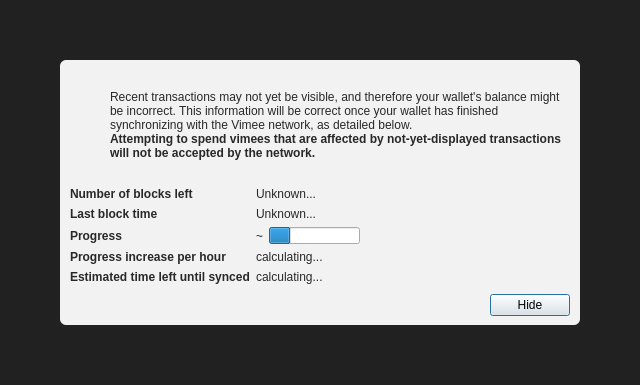
<?xml version="1.0" encoding="UTF-8"?>
<ui version="4.0">
 <class>ModalOverlay</class>
 <widget class="ModalOverlay" name="ModalOverlay">
  <property name="geometry">
   <rect>
    <x>0</x>
    <y>0</y>
    <width>640</width>
    <height>385</height>
   </rect>
  </property>
  <property name="windowTitle">
   <string>Form</string>
  </property>
  <layout class="QVBoxLayout" name="verticalLayout" stretch="0">
   <property name="sizeConstraint">
    <enum>QLayout::SetDefaultConstraint</enum>
   </property>
   <property name="leftMargin">
    <number>0</number>
   </property>
   <property name="topMargin">
    <number>0</number>
   </property>
   <property name="rightMargin">
    <number>0</number>
   </property>
   <property name="bottomMargin">
    <number>0</number>
   </property>
   <item>
    <widget class="QWidget" name="bgWidget" native="true">
     <property name="styleSheet">
      <string notr="true">#bgWidget { background: rgba(0,0,0,220); }</string>
     </property>
     <layout class="QVBoxLayout" name="verticalLayoutMain" stretch="1">
      <property name="leftMargin">
       <number>60</number>
      </property>
      <property name="topMargin">
       <number>60</number>
      </property>
      <property name="rightMargin">
       <number>60</number>
      </property>
      <property name="bottomMargin">
       <number>60</number>
      </property>
      <item>
       <widget class="QWidget" name="contentWidget" native="true">
        <property name="styleSheet">
         <string notr="true">#contentWidget { background: rgba(255,255,255,240); border-radius: 6px; }

QLabel { color: rgb(40,40,40);  }</string>
        </property>
        <layout class="QVBoxLayout" name="verticalLayoutSub" stretch="1,0,0,0">
         <property name="spacing">
          <number>0</number>
         </property>
         <property name="leftMargin">
          <number>10</number>
         </property>
         <property name="topMargin">
          <number>10</number>
         </property>
         <property name="rightMargin">
          <number>10</number>
         </property>
         <property name="bottomMargin">
          <number>10</number>
         </property>
         <item>
          <layout class="QHBoxLayout" name="horizontalLayoutIconText" stretch="0,1">
           <property name="topMargin">
            <number>20</number>
           </property>
           <item>
            <layout class="QVBoxLayout" name="verticalLayoutIcon">
             <property name="leftMargin">
              <number>0</number>
             </property>
             <item>
              <widget class="QPushButton" name="warningIcon">
               <property name="enabled">
                <bool>false</bool>
               </property>
               <property name="text">
                <string/>
               </property>
               <property name="icon">
                <iconset>
                 <normaloff>:/icons/warning</normaloff>
                 <disabledoff>:/icons/warning</disabledoff>:/icons/warning</iconset>
               </property>
               <property name="iconSize">
                <size>
                 <width>48</width>
                 <height>48</height>
                </size>
               </property>
               <property name="flat">
                <bool>true</bool>
               </property>
              </widget>
             </item>
             <item>
              <spacer name="verticalSpacerWarningIcon">
               <property name="orientation">
                <enum>Qt::Vertical</enum>
               </property>
               <property name="sizeHint" stdset="0">
                <size>
                 <width>20</width>
                 <height>40</height>
                </size>
               </property>
              </spacer>
             </item>
            </layout>
           </item>
           <item>
            <layout class="QVBoxLayout" name="verticalLayoutInfoText">
             <property name="leftMargin">
              <number>0</number>
             </property>
             <property name="topMargin">
              <number>0</number>
             </property>
             <item>
              <widget class="QLabel" name="infoText">
               <property name="text">
                <string>Recent transactions may not yet be visible, and therefore your wallet's balance might be incorrect. This information will be correct once your wallet has finished synchronizing with the Vimee network, as detailed below.</string>
               </property>
               <property name="textFormat">
                <enum>Qt::RichText</enum>
               </property>
               <property name="wordWrap">
                <bool>true</bool>
               </property>
              </widget>
             </item>
             <item>
              <widget class="QLabel" name="infoTextStrong">
               <property name="font">
                <font>
                 <weight>75</weight>
                 <bold>true</bold>
                </font>
               </property>
               <property name="text">
                <string>Attempting to spend vimees that are affected by not-yet-displayed transactions will not be accepted by the network.</string>
               </property>
               <property name="textFormat">
                <enum>Qt::RichText</enum>
               </property>
               <property name="wordWrap">
                <bool>true</bool>
               </property>
              </widget>
             </item>
             <item>
              <spacer name="verticalSpacerInTextSpace">
               <property name="orientation">
                <enum>Qt::Vertical</enum>
               </property>
               <property name="sizeHint" stdset="0">
                <size>
                 <width>20</width>
                 <height>40</height>
                </size>
               </property>
              </spacer>
             </item>
            </layout>
           </item>
          </layout>
         </item>
         <item>
          <spacer name="verticalSpacerAfterText">
           <property name="orientation">
            <enum>Qt::Vertical</enum>
           </property>
           <property name="sizeHint" stdset="0">
            <size>
             <width>20</width>
             <height>40</height>
            </size>
           </property>
          </spacer>
         </item>
         <item>
          <layout class="QFormLayout" name="formLayout">
           <property name="fieldGrowthPolicy">
            <enum>QFormLayout::FieldsStayAtSizeHint</enum>
           </property>
           <property name="horizontalSpacing">
            <number>6</number>
           </property>
           <property name="verticalSpacing">
            <number>6</number>
           </property>
           <property name="topMargin">
            <number>10</number>
           </property>
           <item row="0" column="0">
            <widget class="QLabel" name="labelNumberOfBlocksLeft">
             <property name="font">
              <font>
               <weight>75</weight>
               <bold>true</bold>
              </font>
             </property>
             <property name="text">
              <string>Number of blocks left</string>
             </property>
            </widget>
           </item>
           <item row="0" column="1">
            <widget class="QLabel" name="numberOfBlocksLeft">
             <property name="text">
              <string>Unknown...</string>
             </property>
            </widget>
           </item>
           <item row="1" column="0">
            <widget class="QLabel" name="labelLastBlockTime">
             <property name="font">
              <font>
               <weight>75</weight>
               <bold>true</bold>
              </font>
             </property>
             <property name="text">
              <string>Last block time</string>
             </property>
            </widget>
           </item>
           <item row="1" column="1">
            <widget class="QLabel" name="newestBlockDate">
             <property name="sizePolicy">
              <sizepolicy hsizetype="Maximum" vsizetype="Preferred">
               <horstretch>0</horstretch>
               <verstretch>0</verstretch>
              </sizepolicy>
             </property>
             <property name="text">
              <string>Unknown...</string>
             </property>
            </widget>
           </item>
           <item row="2" column="0">
            <widget class="QLabel" name="labelSyncDone">
             <property name="font">
              <font>
               <weight>75</weight>
               <bold>true</bold>
              </font>
             </property>
             <property name="text">
              <string>Progress</string>
             </property>
            </widget>
           </item>
           <item row="2" column="1">
            <layout class="QHBoxLayout" name="horizontalLayoutSync" stretch="0,1">
             <item>
              <widget class="QLabel" name="percentageProgress">
               <property name="text">
                <string notr="true">~</string>
               </property>
              </widget>
             </item>
             <item>
              <widget class="QProgressBar" name="progressBar">
               <property name="value">
                <number>24</number>
               </property>
               <property name="format">
                <string/>
               </property>
              </widget>
             </item>
            </layout>
           </item>
           <item row="4" column="0">
            <widget class="QLabel" name="labelProgressIncrease">
             <property name="font">
              <font>
               <weight>75</weight>
               <bold>true</bold>
              </font>
             </property>
             <property name="text">
              <string>Progress increase per hour</string>
             </property>
            </widget>
           </item>
           <item row="4" column="1">
            <widget class="QLabel" name="progressIncreasePerH">
             <property name="text">
              <string>calculating...</string>
             </property>
            </widget>
           </item>
           <item row="5" column="0">
            <widget class="QLabel" name="labelEstimatedTimeLeft">
             <property name="font">
              <font>
               <weight>75</weight>
               <bold>true</bold>
              </font>
             </property>
             <property name="text">
              <string>Estimated time left until synced</string>
             </property>
            </widget>
           </item>
           <item row="5" column="1">
            <widget class="QLabel" name="expectedTimeLeft">
             <property name="text">
              <string>calculating...</string>
             </property>
            </widget>
           </item>
          </layout>
         </item>
         <item>
          <layout class="QHBoxLayout" name="horizontalLayoutButtons">
           <property name="leftMargin">
            <number>10</number>
           </property>
           <property name="topMargin">
            <number>10</number>
           </property>
           <item>
            <spacer name="horizontalSpacer">
             <property name="orientation">
              <enum>Qt::Horizontal</enum>
             </property>
             <property name="sizeHint" stdset="0">
              <size>
               <width>40</width>
               <height>20</height>
              </size>
             </property>
            </spacer>
           </item>
           <item>
            <widget class="QPushButton" name="closeButton">
             <property name="text">
              <string>Hide</string>
             </property>
             <property name="focusPolicy">
              <enum>Qt::StrongFocus</enum>
             </property>
             <property name="default">
              <bool>true</bool>
             </property>
            </widget>
           </item>
          </layout>
         </item>
        </layout>
       </widget>
      </item>
     </layout>
    </widget>
   </item>
  </layout>
 </widget>
 <customwidgets>
  <customwidget>
   <class>ModalOverlay</class>
   <extends>QWidget</extends>
   <header>qt/modaloverlay.h</header>
   <container>1</container>
  </customwidget>
 </customwidgets>
 <resources/>
 <connections/>
</ui>
